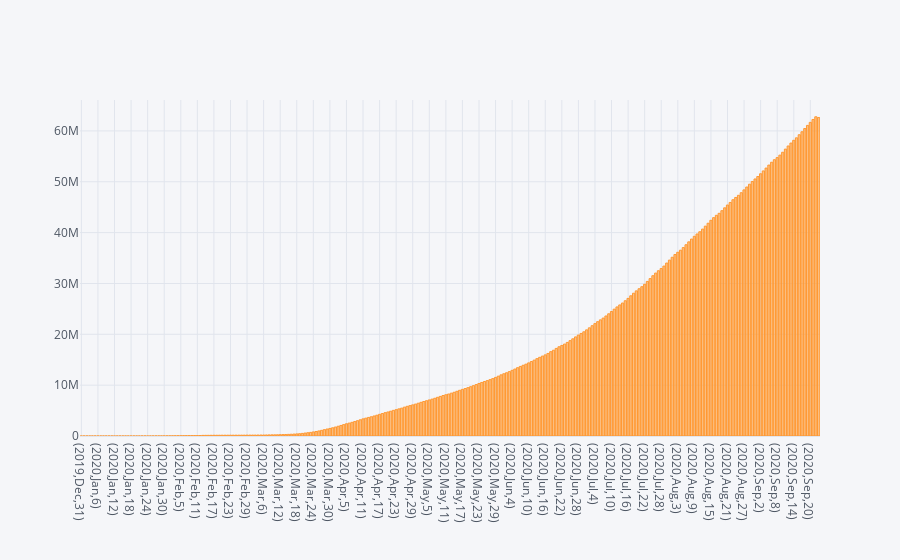

This figure's notebook cell:
### Code cell
df.iplot(kind='bar',x=['Year','Month','Day'],y='total_cases')

### Figure 1 — Plotly figure (JSON) as saved in the notebook; plotly's stock layout.template omitted (floating-point values rounded to 4 significant figures; data arrays with more than 128 entries replaced by an {"elided": "..."} marker saying what was removed)
{"data": [{"marker": {"color": "rgba(255, 153, 51, 0.6)", "line": {"color": "rgba(255, 153, 51, 1.0)", "width": 1}}, "name": "total_cases", "orientation": "v", "text": "", "type": "bar", "x": {"elided": "268 str values"}, "y": {"elided": "268 int values"}}], "layout": {"legend": {"bgcolor": "#F5F6F9", "font": {"color": "#4D5663"}}, "paper_bgcolor": "#F5F6F9", "plot_bgcolor": "#F5F6F9", "title": {"font": {"color": "#4D5663"}}, "xaxis": {"gridcolor": "#E1E5ED", "showgrid": true, "tickfont": {"color": "#4D5663"}, "title": {"font": {"color": "#4D5663"}, "text": ""}, "zerolinecolor": "#E1E5ED"}, "yaxis": {"gridcolor": "#E1E5ED", "showgrid": true, "tickfont": {"color": "#4D5663"}, "title": {"font": {"color": "#4D5663"}, "text": ""}, "zerolinecolor": "#E1E5ED"}}}
